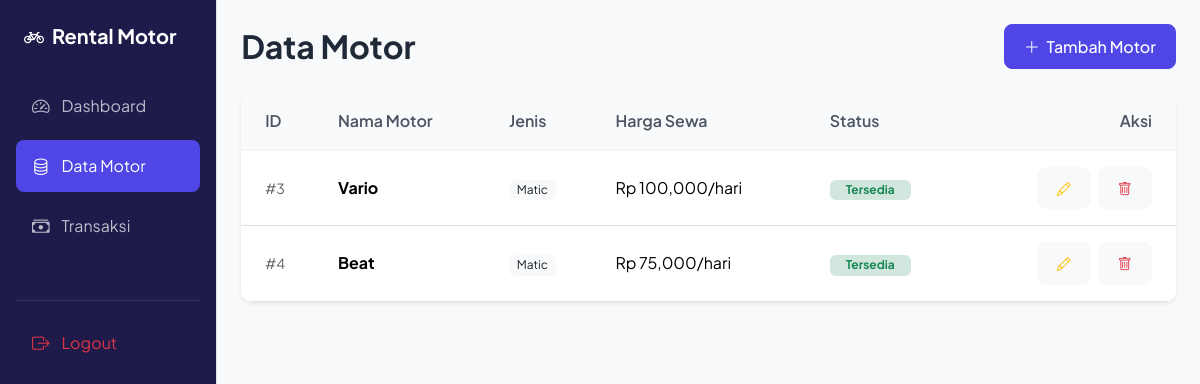
The app's page /motor/index.php (signed in) with its own data.
### tables this page shows
CREATE TABLE `motor` (
  `id` int(11) NOT NULL,
  `nama_motor` varchar(100) DEFAULT NULL,
  `jenis` varchar(50) DEFAULT NULL,
  `harga_sewa` int(11) DEFAULT NULL,
  `status` enum('Tersedia','Disewa') DEFAULT NULL
);

### motor/index.php (the view, shortened to what this page needs)
<?php
require '../config/koneksi.php';
include '../templates/header.php';
include '../templates/sidebar.php';
$data = $pdo->query("SELECT * FROM motor");
?>
<div class="d-flex justify-content-between align-items-center mb-4">
    <h2 class="fw-bold m-0">Data Motor</h2>
    <a href="tambah.php" class="btn btn-primary">
        <i class="bi bi-plus-lg me-1"></i> Tambah Motor
    </a>
</div>
<div class="card border-0 shadow-sm">
    <div class="card-body p-0">
        <div class="table-responsive">
            <table class="table table-hover mb-0">
                <thead>
                    <tr>
                        <th class="ps-4">ID</th>
                        <th>Nama Motor</th>
                        <th>Jenis</th>
                        <th>Harga Sewa</th>
                        <th>Status</th>
                        <th class="text-end pe-4">Aksi</th>
                    </tr>
                </thead>
                <tbody>
                    <?php foreach($data as $motor): ?>
                    <tr>
                        <td class="ps-4 text-muted small">#<?= $motor['id']; ?></td>
                        <td class="fw-bold"><?= $motor['nama_motor']; ?></td>
                        <td><span class="badge bg-light text-dark fw-normal"><?= $motor['jenis']; ?></span></td>
                        <td>Rp <?= number_format($motor['harga_sewa']); ?>/hari</td>
                        <td>
                            <?php if($motor['status'] == 'Tersedia'): ?>
                                <span class="badge bg-success-subtle text-success px-3">Tersedia</span>
                            <?php else: ?>
                                <span class="badge bg-danger-subtle text-danger px-3">Disewa</span>
                            <?php endif; ?>
                        </td>
                        <td class="text-end pe-4">
                            <a href="edit.php?id=<?= $motor['id']; ?>" class="btn btn-light btn-sm me-1">
                                <i class="bi bi-pencil text-warning"></i>
                            </a>
                            <a href="hapus.php?id=<?= $motor['id']; ?>" class="btn btn-light btn-sm"
                               onclick="return confirm('Yakin ingin menghapus data ini?')">
                                <i class="bi bi-trash text-danger"></i>
                            </a>
                        </td>
                    </tr>
                    <?php endforeach; ?>
                </tbody>
            </table>
        </div>
    </div>
</div>
<?php
include '../templates/footer.php';
?>

### assets/css/style.css (style rules this page uses)
:root { --primary-color: #4f46e5; --sidebar-bg: #1e1b4b; --card-shadow: 0 10px 15px -3px rgba(0, 0, 0, 0.1), 0 4px 6px -2px rgba(0, 0, 0, 0.05); --border-radius: 12px; }
body { color: #1f2937; }
.card { border: none; border-radius: var(--border-radius); box-shadow: var(--card-shadow); transition: transform 0.2s; }
.btn { border-radius: 8px; padding: 0.6rem 1.2rem; font-weight: 500; transition: all 0.2s; }
.btn-primary { background-color: var(--primary-color); border-color: var(--primary-color); }
.table { background: white; border-radius: var(--border-radius); overflow: hidden; }
.table thead th { background: #f9fafb; border-bottom: 2px solid #f3f4f6; padding: 1rem; font-weight: 600; color: #4b5563; }
.table tbody td { padding: 1rem; vertical-align: middle; }

### records on screen
motor: id "3", nama_motor "Vario", jenis "Matic", harga_sewa "100,000", status "Tersedia"
motor: id "4", nama_motor "Beat", jenis "Matic", harga_sewa "75,000", status "Tersedia"
